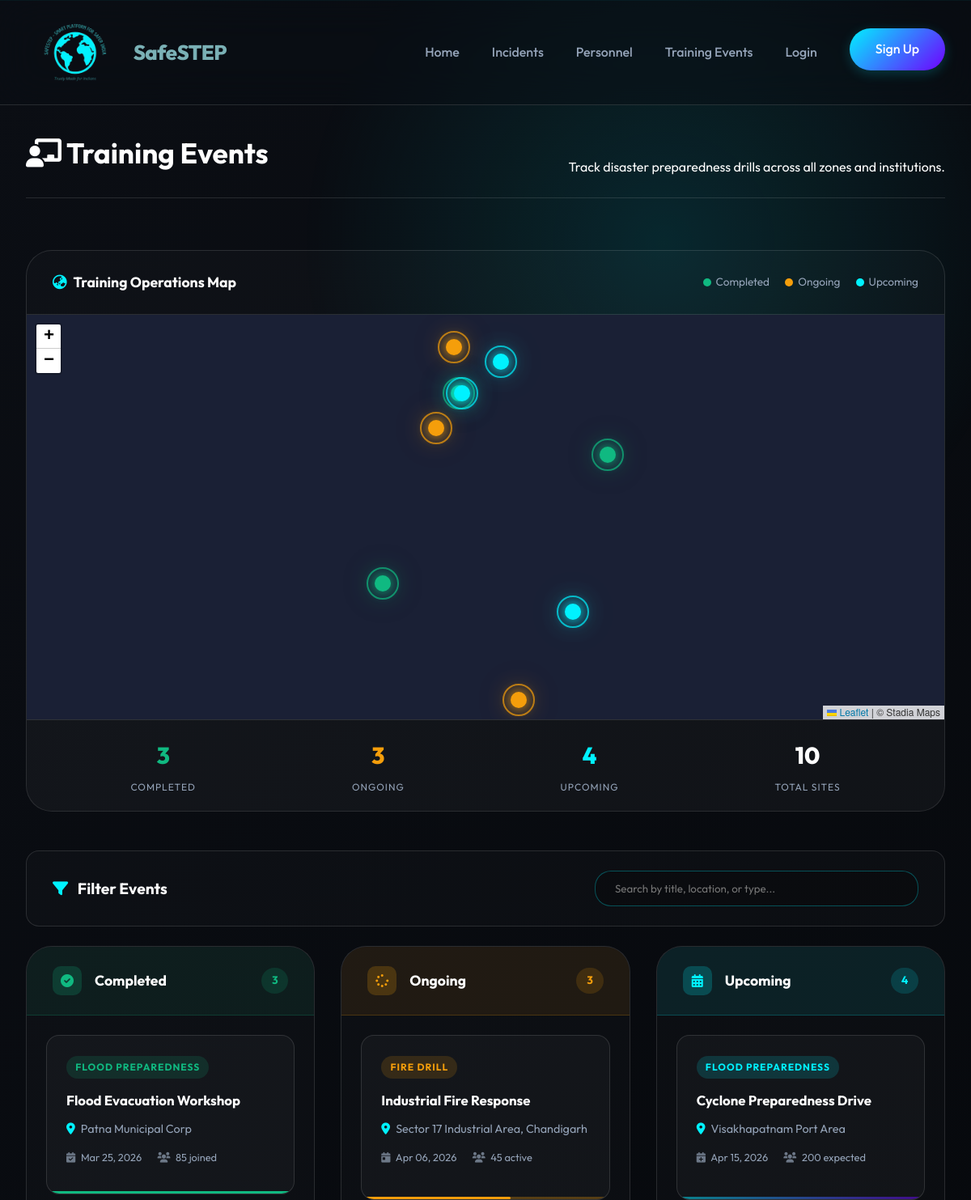
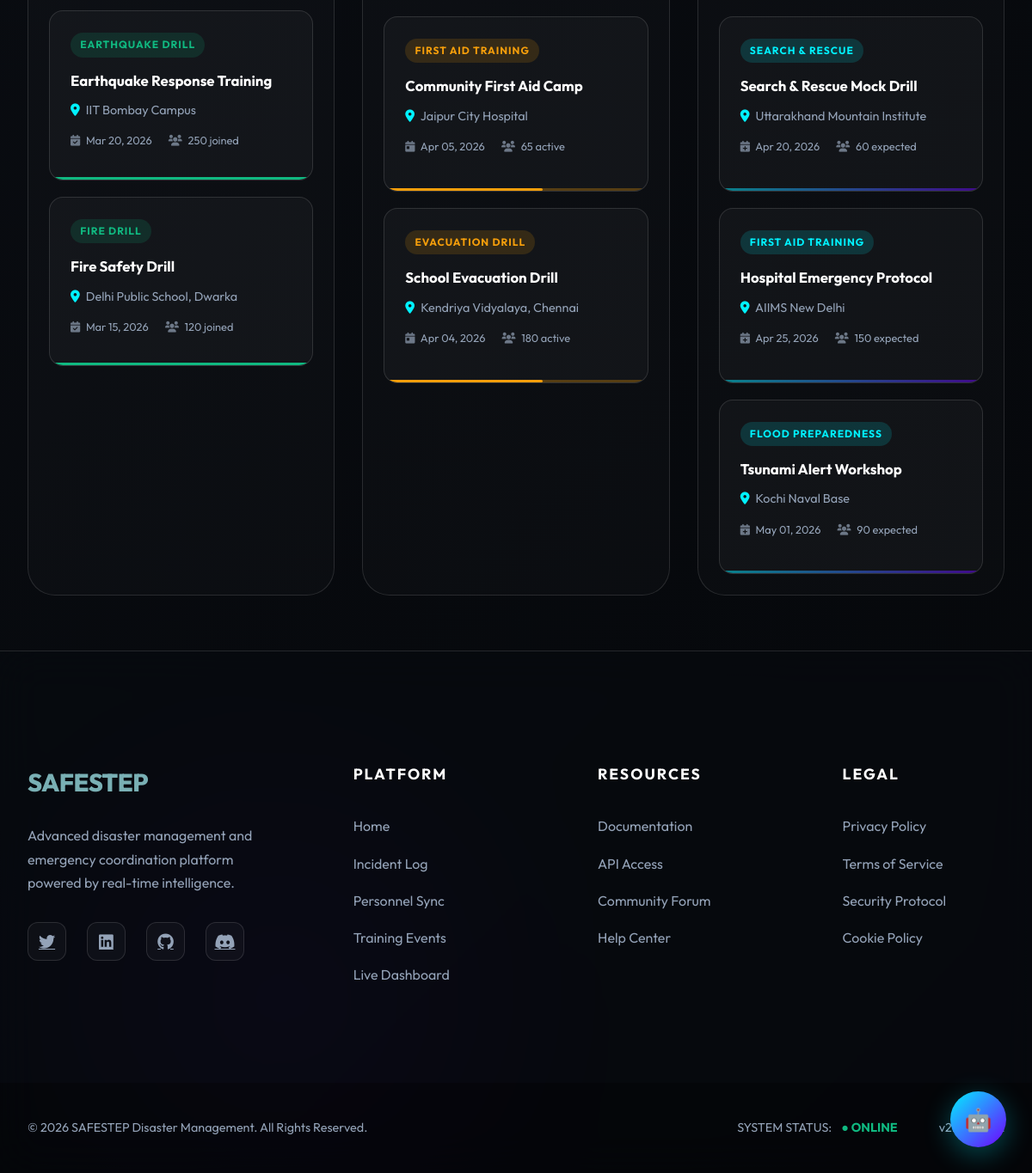
The app's page /training with its own data (2 pictures, top to bottom).
### models.py (models this page shows)
class TrainingEvent(db.Model):
    id = db.Column(db.Integer, primary_key=True)
    title = db.Column(db.String(200), nullable=False)
    description = db.Column(db.Text, nullable=True)
    location = db.Column(db.String(200), nullable=False)
    event_type = db.Column(db.String(100), nullable=False)
    status = db.Column(db.String(20), nullable=False, default='upcoming')
    start_date = db.Column(db.DateTime, nullable=False)
    end_date = db.Column(db.DateTime, nullable=True)
    participants = db.Column(db.Integer, default=0)
    latitude = db.Column(db.Float, nullable=True)
    longitude = db.Column(db.Float, nullable=True)
    user_id = db.Column(db.Integer, db.ForeignKey('user.id'), nullable=False)
    created_at = db.Column(db.DateTime, default=datetime.utcnow)
    user = db.relationship('User', backref=db.backref('training_events', lazy=True))

### app.py (the view, shortened to what this page needs)
@app.route('/training', methods=['GET', 'POST'])
def training():
    if TrainingEvent.query.count() == 0:
        _seed_training_data()
    completed = TrainingEvent.query.filter_by(status='completed').order_by(TrainingEvent.start_date.desc()).all()
    ongoing = TrainingEvent.query.filter_by(status='ongoing').order_by(TrainingEvent.start_date.desc()).all()
    upcoming = TrainingEvent.query.filter_by(status='upcoming').order_by(TrainingEvent.start_date.asc()).all()
    return render_template('training.html', completed=completed, ongoing=ongoing, upcoming=upcoming)

### templates/training.html (shortened to what this page needs)
{% extends "base.html" %}
{% block content %}
<section class="training-section">
    <div class="section-header">
        <h2><i class="fas fa-chalkboard-teacher"></i> Training Events</h2>
        <p>Track disaster preparedness drills across all zones and institutions.</p>
    </div>
    <div class="training-map-wrapper">
        <div class="dash-card-header" style="padding:1.5rem 2rem; border-bottom:1px solid var(--glass-border);">
            <h3><i class="fas fa-globe-asia" style="color:var(--primary-color);margin-right:8px"></i>Training Operations Map</h3>
            <div class="map-legends">
                <span class="legend-item"><span class="legend-dot" style="background:#10B981"></span> Completed</span>
                <span class="legend-item"><span class="legend-dot" style="background:#F59E0B"></span> Ongoing</span>
                <span class="legend-item"><span class="legend-dot" style="background:#00F2FF"></span> Upcoming</span>
            </div>
        </div>
        <div id="training-map"></div>
        <div class="map-overlay-stats">
            <div class="map-stat">
                <span class="map-stat-val" style="color:#10B981">{{ completed|length }}</span>
                <span class="map-stat-label">Completed</span>
            </div>
            <div class="map-stat">
                <span class="map-stat-val" style="color:#F59E0B">{{ ongoing|length }}</span>
                <span class="map-stat-label">Ongoing</span>
            </div>
            <div class="map-stat">
                <span class="map-stat-val" style="color:#00F2FF">{{ upcoming|length }}</span>
                <span class="map-stat-label">Upcoming</span>
            </div>
            <div class="map-stat">
                <span class="map-stat-val" style="color:#FFFFFF">{{ completed|length + ongoing|length + upcoming|length }}</span>
                <span class="map-stat-label">Total Sites</span>
            </div>
        </div>
    </div>
    <div style="margin-top: 2rem; display: flex; flex-wrap: wrap; gap: 1rem; justify-content: space-between; align-items: center; background: rgba(255,255,255,0.02); padding: 1.5rem 2rem; border-radius: 16px; border: 1px solid var(--glass-border);">
        <h3 style="margin: 0; font-size: 1.2rem;"><i class="fas fa-filter" style="color: var(--primary-color); margin-right: 8px;"></i> Filter Events</h3>
        <input type="text" id="trainingFilter" placeholder="Search by title, location, or type..." style="width: 100%; max-width: 400px; padding: 0.8rem 1.5rem; border-radius: 20px; border: 1px solid rgba(0, 242, 255, 0.3); background: rgba(0,0,0,0.2); color: #fff; outline: none;">
    </div>
    <div class="training-grid" style="margin-top: 1.5rem;">
        <div class="training-column">
            <div class="training-col-header completed-header">
                <div class="col-icon"><i class="fas fa-check-circle"></i></div>
                <h3>Completed</h3>
                <span class="col-count">{{ completed|length }}</span>
            </div>
            <div class="training-col-body">
                {% if completed %}
                    {% for event in completed %}
                    <div class="training-card completed">
                        <div class="tc-type-badge">{{ event.event_type }}</div>
                        <h4>{{ event.title }}</h4>
                        <p class="tc-location"><i class="fas fa-map-marker-alt"></i> {{ event.location }}</p>
                        <div class="tc-meta">
                            <span><i class="fas fa-calendar-check"></i> {{ event.start_date.strftime('%b %d, %Y') }}</span>
                            <span><i class="fas fa-users"></i> {{ event.participants }} joined</span>
                        </div>
                        <div class="tc-status-bar completed-bar"></div>
                    </div>
                    {% endfor %}
                {% else %}
                    <div class="training-empty">
                        <i class="fas fa-clipboard-check"></i>
                        <p>No completed training events yet.</p>
                    </div>
                {% endif %}
            </div>
        </div>
        <div class="training-column">
            <div class="training-col-header ongoing-header">
                <div class="col-icon"><i class="fas fa-spinner fa-pulse"></i></div>
                <h3>Ongoing</h3>
                <span class="col-count">{{ ongoing|length }}</span>
            </div>
            <div class="training-col-body">
                {% if ongoing %}
                    {% for event in ongoing %}
                    <div class="training-card ongoing">
                        <div class="tc-type-badge ongoing-badge">{{ event.event_type }}</div>
                        <h4>{{ event.title }}</h4>
                        <p class="tc-location"><i class="fas fa-map-marker-alt"></i> {{ event.location }}</p>
                        <div class="tc-meta">
                            <span><i class="fas fa-calendar-day"></i> {{ event.start_date.strftime('%b %d, %Y') }}</span>
                            <span><i class="fas fa-users"></i> {{ event.participants }} active</span>
                        </div>
                        <div class="tc-status-bar ongoing-bar">
                            <div class="ongoing-pulse"></div>
                        </div>
                    </div>
                    {% endfor %}
                {% else %}
                    <div class="training-empty">
                        <i class="fas fa-hourglass-half"></i>
                        <p>No ongoing training events.</p>
                    </div>
                {% endif %}
            </div>
        </div>
        <div class="training-column">
            <div class="training-col-header upcoming-header">
                <div class="col-icon"><i class="fas fa-calendar-alt"></i></div>
                <h3>Upcoming</h3>
                <span class="col-count">{{ upcoming|length }}</span>
            </div>
            <div class="training-col-body">
                {% if upcoming %}
                    {% for event in upcoming %}
                    <div class="training-card upcoming">
                        <div class="tc-type-badge upcoming-badge">{{ event.event_type }}</div>
                        <h4>{{ event.title }}</h4>
                        <p class="tc-location"><i class="fas fa-map-marker-alt"></i> {{ event.location }}</p>
                        <div class="tc-meta">
                            <span><i class="fas fa-calendar-plus"></i> {{ event.start_date.strftime('%b %d, %Y') }}</span>
                            <span><i class="fas fa-users"></i> {{ event.participants }} expected</span>
                        </div>
                        <div class="tc-status-bar upcoming-bar"></div>
                    </div>
                    {% endfor %}
                {% else %}
                    <div class="training-empty">
                        <i class="fas fa-rocket"></i>
                        <p>No upcoming training events scheduled.</p>
                    </div>
                {% endif %}
            </div>
        </div>
    </div>
</section>
{% endblock %}

### templates/training.html (style rules this page uses)
#training-map { background: #1a2035; }

### records on screen
TrainingEvent: event_type "FLOOD PREPAREDNESS", title "Flood Evacuation Workshop", location "Patna Municipal Corp", start_date "Mar 25, 2026", participants "85"
TrainingEvent: event_type "EARTHQUAKE DRILL", title "Earthquake Response Training", location "IIT Bombay Campus", start_date "Mar 20, 2026", participants "250"
TrainingEvent: event_type "FIRE DRILL", title "Fire Safety Drill", location "Delhi Public School, Dwarka", start_date "Mar 15, 2026", participants "120"
TrainingEvent: event_type "FIRE DRILL", title "Industrial Fire Response", location "Sector 17 Industrial Area, Chandigarh", start_date "Apr 06, 2026", participants "45"
TrainingEvent: event_type "FIRST AID TRAINING", title "Community First Aid Camp", location "Jaipur City Hospital", start_date "Apr 05, 2026", participants "65"
TrainingEvent: event_type "EVACUATION DRILL", title "School Evacuation Drill", location "Kendriya Vidyalaya, Chennai", start_date "Apr 04, 2026", participants "180"
TrainingEvent: event_type "FLOOD PREPAREDNESS", title "Cyclone Preparedness Drive", location "Visakhapatnam Port Area", start_date "Apr 15, 2026", participants "200"
TrainingEvent: event_type "SEARCH & RESCUE", title "Search & Rescue Mock Drill", location "Uttarakhand Mountain Institute", start_date "Apr 20, 2026", participants "60"
TrainingEvent: event_type "FIRST AID TRAINING", title "Hospital Emergency Protocol", location "AIIMS New Delhi", start_date "Apr 25, 2026", participants "150"
TrainingEvent: event_type "FLOOD PREPAREDNESS", title "Tsunami Alert Workshop", location "Kochi Naval Base", start_date "May 01, 2026", participants "90"

### other values on screen
{{ completed|length }} "3"
{{ ongoing|length }} "3"
{{ upcoming|length }} "4"
{{ completed|length + ongoing|length + upcoming|length }} "10"
